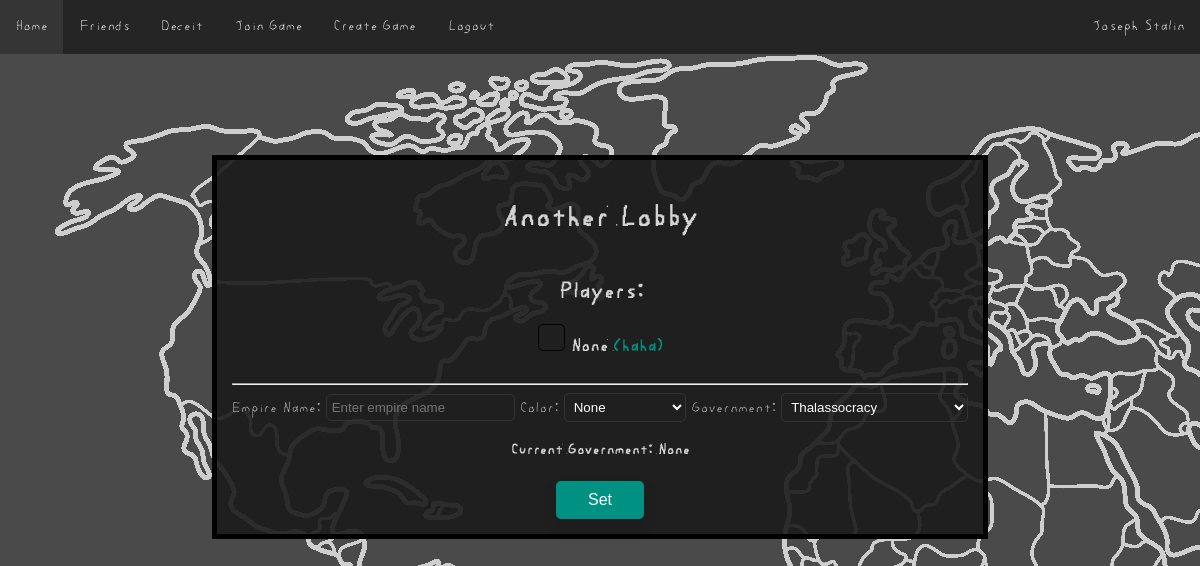
The app's page /rooms/3 (signed in) with its own data.
### website/models.py (models this page shows)
class User(db.Model, UserMixin):
    id = db.Column(db.Integer, primary_key=True)
    email = db.Column(db.String(150), unique=True)
    password = db.Column(db.String(150))
    username = db.Column(db.String(150))
    pfp = db.Column(db.String(50))

class Game(db.Model):
    id = db.Column(db.Integer, primary_key=True)
    game_name = db.Column(db.String(25))
    is_started = db.Column(db.String(5))
    code = db.Column(db.String(10), unique=True)
    host = db.Column(db.Integer, db.ForeignKey('user.id'))

### website/rooms.py (the view, shortened to what this page needs)
@rooms.route('<int:game_id>', methods=["GET", "POST"])
@login_required
def room(game_id):
    current_game = db.session.query(Game).filter_by(id=game_id).first()
    if str(current_game.is_started) == "True":
        return redirect(url_for('rooms.map', game_id=game_id))
    players = []
    players_output = []
    empires = {}
    empire_colors = []
    avail_colors = []
    id = game_id
    current_gov = None
    current_color = None
    current_tag = None
    current_empire = "None"
    games = db.session.query(Game).filter_by(id = game_id).first()
    if current_user.id == games.host:
        is_host = True
    else:
        is_host = False
    for filtered in db.session.query(GamesJoined).filter_by(game = game_id):
        players.append(filtered.user)
    for player in players:
        for result in db.session.query(User).filter_by(id=player):
            players_output.append([result, url_for('profiles.profile', user_id=result.id)])
    for empire in db.session.query(Empires).filter_by(game=id):
        empires[f"{empire.user}"]=empire.name
        if empire.user == current_user.id:
            current_empire = empire
            current_gov = current_empire.gov
            current_color = current_empire.color
        if empire.color != "None":
            fixed_empire_color = str(empire.color).lower().replace(' ', '-')
            empire_colors.append(fixed_empire_color)
        else:
            empire_colors.append('white')
    for color in colors:
        if color[2] == current_color:
            current_tag = color[0]
        if color[2] not in empire_colors:
            avail_colors.append(color)
    avail_colors.append([current_tag, str(current_color).title().replace('-', ' '), current_color])
    return render_template("room.html", user=current_user, players = players_output, game = games, game_id = id, empire_key=empires, is_host=is_host, used_colors=empire_colors, colors=colors, id=id, current_empire=current_empire, avail_colors=avail_colors, current_color=current_color, govs=governments, current_gov=current_gov)

### website/templates/room.html (shortened to what this page needs)
{% extends "base.html" %} {% block title %}{{ game.game_name }}{% endblock %}
{% block content %}
<head>
    <link rel="stylesheet" type="text/css" href="/static/css/room.css" />
</head>
<body class="map">
<div class="lobby">
<br/>
<h1 align="center"> {{ game.game_name }} </h1>
<br/>
<h2>Players:</h2>
<div>
{% for player in players %}
    {% set empire_name = "No Empire Name" %}
    {% for key, value in empire_key.items() %}
        {% if key|string() == player[0].id|string() %}
            {% set empire_name = value %}
            <div><div class="box {{used_colors[loop.index0]}}"></div><h3 class = "empire">{{empire_name}} <a class = "empire link" href="{{player[1]}}">({{ player[0].username }})</a></h3></div>
        {% endif %}
    {% endfor %}
{% endfor %}
</div>
<hr>
<div>
<form style="display: inline;" method="POST">
        <label for="empire">Empire Name: </label>
        {% if current_empire == none %}
            <input type="text" id="empire" name="empire" placeholder="Enter empire name"/>
        {% else %}
            <input class="form txt-white" type="text" value = "{{current_empire.name}}" id="empire" name="empire" placeholder="Enter empire name"/>
        {% endif %}
        <label for="color_input">Color: </label>
        <select class="selection" id="color_input" name="color_input" aria-placeholder="Pick a color">
            {% for color in avail_colors %}
                <option selected="{{current_color}}" value = "{{color[2]}}">{{color[1]}}</option>
            {% endfor %}
        </select>
        <label for="gov">Government: </label>
        <select class="selection" id="gov" name="gov" aria-placeholder="Pick a government">
            {% for gov in govs %}
                {% if gov[0] == current_gov %}
                    <option selected value="{{gov[0]}}">{{gov[0]}}</option>
                {% else %}
                    <option value="{{gov[0]}}">{{gov[0]}}</option>
                {% endif %}
            {% endfor %}
        </select>
        <br/>
        <h4>Current Government: {{current_gov}}</h4>
        <button class="button-main" type="submit">Set</button>
    </form>
</div>
</div>
</body>
{% endblock %}

### website/templates/base.html (shortened to what this page needs)
<!DOCTYPE html>
<html lang="en">
<head>
    <link rel="stylesheet" type="text/css" href="/static/css/main.css" />
</head>
<body>
    <ul class="navbar">
      {% if user.is_authenticated %}
      <li><a class="nav-item nav-link" id="home" href="/">Home</a></li>
      <li><a class="nav-item nav-link" id="friends" href="/user/friends">Friends</a></li>
      <li><a class="nav-item nav-link" id="deceit" href="/deceit">Deceit</a></li>
      <li><a class="nav-item nav-link" id="join_game" href="/join-game">Join Game</a></li>
      <li><a class="nav-item nav-link" id="create_game" href="/create-game">Create Game</a></li>
      <li><a class="nav-item nav-link" id="logout" href="/logout">Logout</a></li>
      <li><a class="nav-user nav-link" id="user_link" href="{{url_for('profiles.profile', user_id=user.id)}}">{{ user.username }}</a></li>
      {% else %}
      <li><a class="nav-item nav-link" id="login" href="/login">Login</a></li>
      <li><a class="nav-item nav-link" id="signUp" href="/sign-up">Sign Up</a></li>
      {% endif %}
    </ul>
    <div id="main_div">
    <div class="container">
        {% block content %}
        {% endblock %}
    </div>
    </div>
</body>
</html>

### website/static/css/main.css (style rules this page uses)
#main_div { margin-top: 30px; padding: 20px; }
body { font-family: poor_handwriting; margin: 0px; background-color: #333333; color: white; }
.map { background-image: url('/static/assets/world_map.png'); background-repeat: no-repeat; background-color: #4a4a4a }
.navbar { list-style-type: none; margin: 0; padding: 0; overflow: hidden; background-color: #252525; position: fixed; top: 0; width: 100%; }
.nav-item { float: left; }
.nav-user { float:right; }
.nav-link { display: block; color: white; text-align: center; padding: 18px 16px; text-decoration: none; }
.box { display: inline-block; height: 25px; width: 25px; margin-bottom: 0px; margin-right: 5px; border: 1px solid black; border-radius: 5px; clear: both; background-size: 25px 25px; }
.empire { display: inline-block; }
.button-main { background-color: rgb(0, 145, 130); border: none; color: white; padding: 10px 32px; text-align: center; text-decoration: none; display: inline-block; font-size: 16px; border-radius: 5px; transition-duration: 0.4s; box-shadow: 0px 8px 15px rgba(0, 0, 0, 0.1); cursor: pointer; }
html { font-family: Arial, Helvetica, sans-serif; }
.lobby { line-height: 100%; color:#d4d4d4; margin:auto; vertical-align: middle; margin-top: 105px; width:fit-content; padding:15px; border:#010101; border-style: solid; border-width: 5px; background-color: rgba(27, 27, 27, 0.9); text-align: center; }
.link { color:rgb(0, 145, 130); text-decoration: none; }
.form { padding: 5px; background-color: transparent; border: 1px solid; border-radius: 5px; border-color: #333333; }
.txt-white { color: white; }
.selection { padding: 5px; border: 1px solid; border-radius: 5px; border-color: #333333; background-color: transparent; color: white; }

### records on screen
User: username "Joseph Stalin"
Game: game_name "Another Lobby"
User: empire_key "None", username "haha"

### other values on screen
{{ current_gov }} "None"
form field color_input "None"
form field gov "Thalassocracy"
